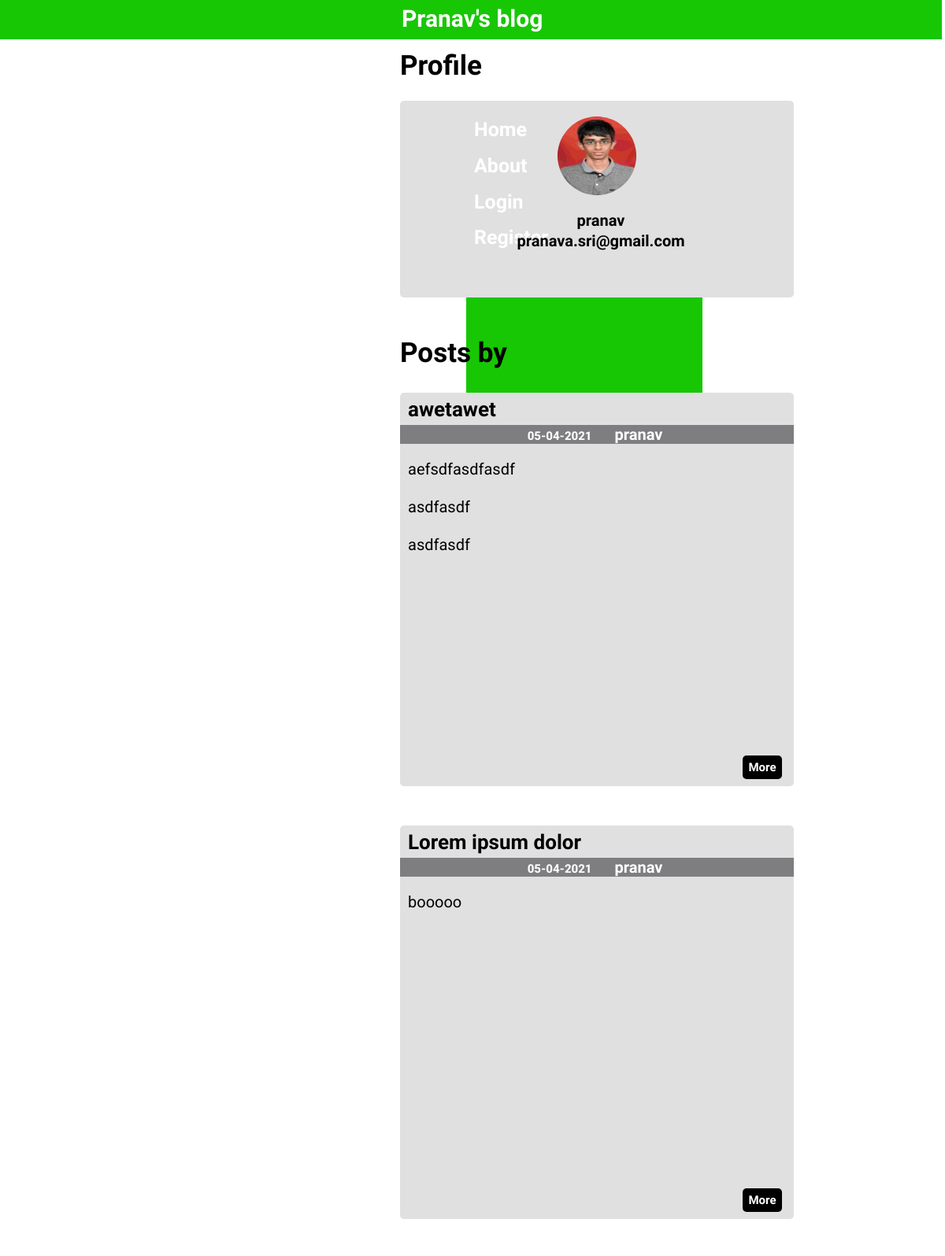
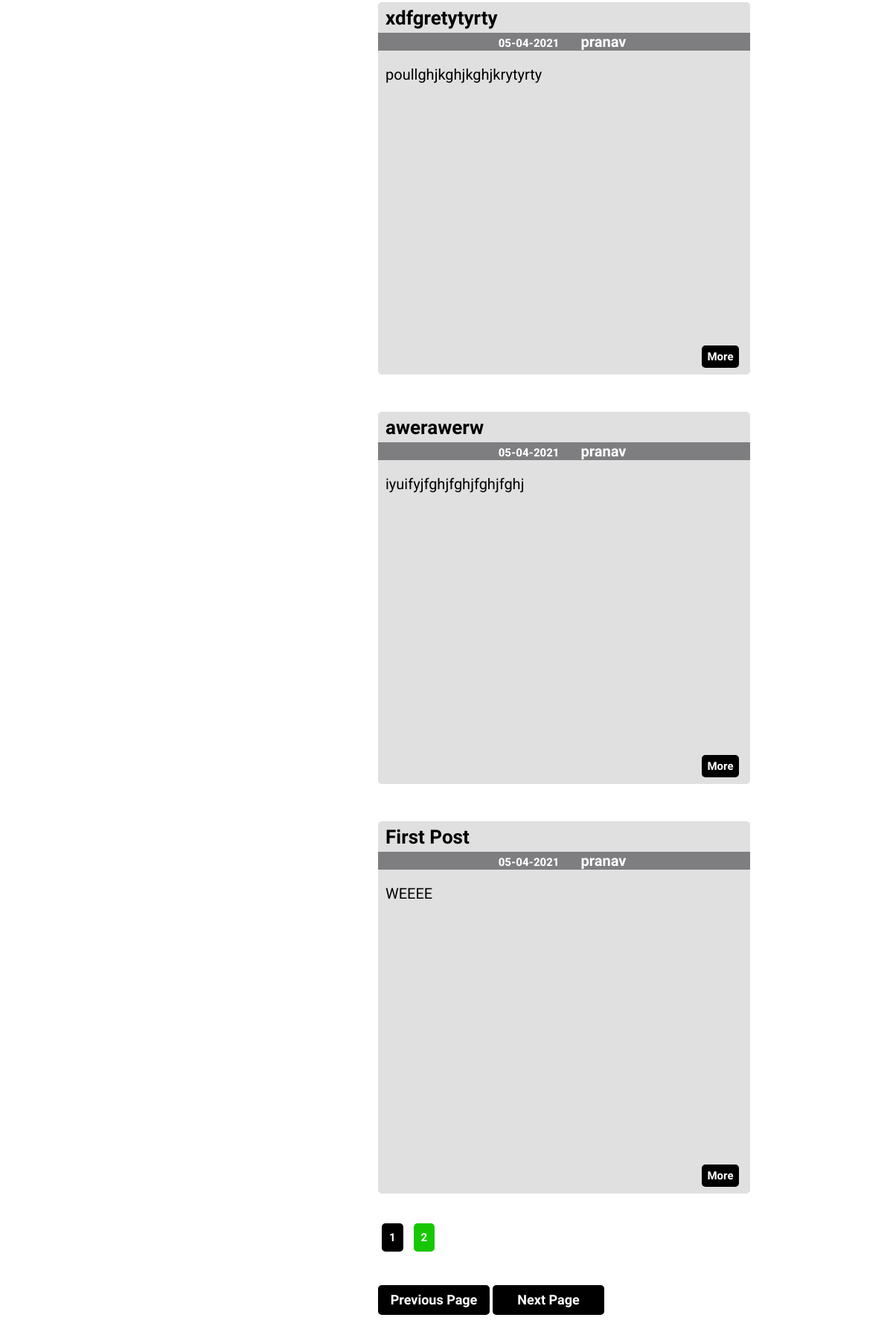
Page /pranav on the committed database (2 pictures, top to bottom).
### flaskblog/models.py (models this page shows, shortened)
class User(db.Model,UserMixin):
    id = db.Column(db.Integer,primary_key=True)
    username = db.Column(db.String(20),unique=True,nullable=False)
    email = db.Column(db.String(120),unique=True,nullable=False)
    image_file = db.Column(db.String(20),nullable=False,default='default.png')
    password = db.Column(db.String(60),nullable=False)
    posts = db.relationship('Post',backref='author',lazy=True)

class Post(db.Model):
    id = db.Column(db.Integer,primary_key=True)
    date = db.Column(db.DateTime,nullable=False,default=dt.datetime.utcnow)
    title = db.Column(db.String(35),nullable=False)
    content = db.Column(db.Text,nullable=False)
    user_id = db.Column(db.Integer,db.ForeignKey('user.id'),nullable=False)

### flaskblog/users/routes.py (the view)
@users.route("/<username>")
def profile(username):
    user = User.query.filter_by(username=username).first()
    if(user is not None):
        image_file = url_for('static',filename='profile_pics/{}'.format(user.image_file))
        page = request.args.get('page',1)
        posts = Post.query.filter_by(author=user).order_by(Post.date.desc()).paginate(per_page=5)
        return render_template("profile.html",image_file=image_file,user=user,posts=posts)
    else:
        image_file = url_for('static',filename='profile_pics/{}'.format('default.png'))
        page = request.args.get('page',1)
        posts = Post.query.filter_by(author=user).order_by(Post.date.desc()).paginate(per_page=5)
        return render_template("profile.html",title="Profile",image_file=image_file,user=user,posts=posts)

### flaskblog/templates/profile.html (shortened to what this page needs)
{% extends "layout.html" %}
{% block content %}
  <h1 style="margin-left:500px;">Profile</h1>
  <div class="post" style="margin-top:20px;height:250px;">
    <img class="user_img" src="{{ image_file }}">
    <div style="text-align:center;">
      <h2 style="font-weight:700;">{{ user.username }}</h2>
      <h2 style="font-weight:600;margin-top:-15px;">{{ user.email }}</h2>
    </div>
  </div>
  <div style="height:50px;"></div>
  <h1 style="margin-left:500px;display:inline;">Posts by <h1 style="color:#17c704;display:inline;">{{ user.username }}</h1></h1>
  {% for post in posts.items %}
    <div class="post">
      <div style="height:1px;"></div>
      <div>
        <button class="button more_button" style="margin-left:435px;margin-top:460px;"><a href="{{ url_for('posts.post_page',username=post.author.username,id=post.id) }}" style="text-decoration:none;color:inherit;"><h2 style="font-size:15px;margin:auto;">More</h2></a></button>
        <h1 style="margin-top:5px;margin-bottom:25px;font-size:26px;"><a style="text-decoration:none;color:inherit;" href="{{ url_for('posts.post_page',username=post.author.username,id=post.id) }}">{{ post.title }}</a></h1>
        <div style="text-align:center;background-color:#7e7d80;color:white;">
          <h2 style="display:inline;margin-right:15px;font-family:'Roboto',sans-serif;font-size:15px;">{{ post.date.strftime('%d-%m-%Y') }}</h2>
          <h2 style="display:inline;margin-right:15px;"><a style="text-decoration:none;color:inherit;" href="{{ url_for('users.profile',username=post.author.username) }}">{{ post.author.username }}</a></h2>
        </div>
      </div>
      {% if post.content|length >=775 %}
        <h3 style="font-family:'Roboto',sans-serif;font-weight:normal;">{{ post.content[0:775] }}</h3>
        <h2>Continued...</h2>
      {% else %}
        <pre style="white-space:pre-wrap;"><h3 style="font-family:'Roboto',sans-serif;font-weight:normal;">{{ post.content }}</h3></pre>
      {% endif %}
    </div>
  {% endfor %}
  <div style="height:50px;"></div>
  <div style="margin-left:500px;">
    {% for page_num in posts.iter_pages(left_edge=1,right_edge=1,left_current=1,right_current=2) %}
      {% if page_num %}
        {% if page_num == posts.page%}
          <a class="paginate_selected" style="text-decoration:none;" href="{{ url_for('users.profile',username=user.username,page=page_num )}}">{{ page_num }}</a>
        {% else %}
          <a class="paginate" style="text-decoration:none;" href="{{ url_for('users.profile',username=user.username,page=page_num )}}">{{ page_num }}</a>
        {% endif %}
      {% else %}
        ...
      {% endif %}
    {% endfor %}
  </div>
  <div style="height:20px;"></div>
  <div>
    <button class="button submit_button" style="width:150px;margin-left:500px;"><a style="text-decoration:none;color:inherit;" href="{{ url_for('users.profile',username=user.username,page=posts.prev_num) }}">Previous Page</a></button>
    <button class="button submit_button" style="width:150px;margin-left:0px;"><a style="text-decoration:none;color:inherit;" href="{{ url_for('users.profile',username=user.username,page=posts.next_num) }}">Next Page</a></button>
  </div>
{% endblock content %}

### flaskblog/static/css/layout.css (style rules this page uses)
.post { height:500px; width:500px; background-color: #e0e0e0; margin-top: 50px; margin-bottom: auto; margin-right: auto; margin-left: 500px; border-radius: 5px; }
.more_button { background-color: black; height: 30px; width: 50px; border-radius: 5px; color:white; text-decoration: none; border:none; }
.submit_button { height:40px; width:100px; background-color: black; color:white; border:none; border-radius: 5px; font-family: 'Raleway', sans-serif; font-weight: 700; font-size: 18px; margin-top: 35px; margin-left: 380px; }
.user_img { height:100px; width:100px; border-radius:50%; margin-left:200px; margin-top:20px; }
.paginate { font-family: 'Roboto',sans-serif; font-weight: 700; font-size: 15px; height:15px; width:15px; margin-top: 10px; margin-left:5px; margin-right:5px; border-radius: 5px; border:none; color:white; background-color: #17c704; padding:10px; }
.paginate_selected { font-family: 'Roboto',sans-serif; font-weight: 700; font-size: 15px; height:15px; width:15px; margin-top: 10px; margin-left:5px; margin-right:5px; border-radius: 5px; border:none; color:white; background-color: black; padding:10px; }
h1 { font-family: 'Raleway', sans-serif; font-weight: 800; font-size: 35px; margin-left: 10px; }
h2 { font-family: 'Raleway', sans-serif; font-weight: 800; font-size: 20px; margin-left: 10px; }
h3 { font-family: 'Raleway', sans-serif; font-weight: 700; font-size: 20px; margin-left: 10px; }

### rows in the picture
User: username "pranav", email "pranava.sri@gmail.com"
Post: title "awetawet", date "05-04-2021", author.username "pranav", content "aefsdfasdfasdf asdfasdf asdfasdf"
Post: title "Lorem ipsum dolor", date "05-04-2021", author.username "pranav", content "booooo"
Post: title "xdfgretytyrty", date "05-04-2021", author.username "pranav", content "poullghjkghjkghjkrytyrty"
Post: title "awerawerw", date "05-04-2021", author.username "pranav", content "iyuifyjfghjfghjfghjfghj"
Post: title "First Post", date "05-04-2021", author.username "pranav", content "WEEEE"

### other values in the picture
{{ page_num }} "1"
{{ page_num }} "2"
